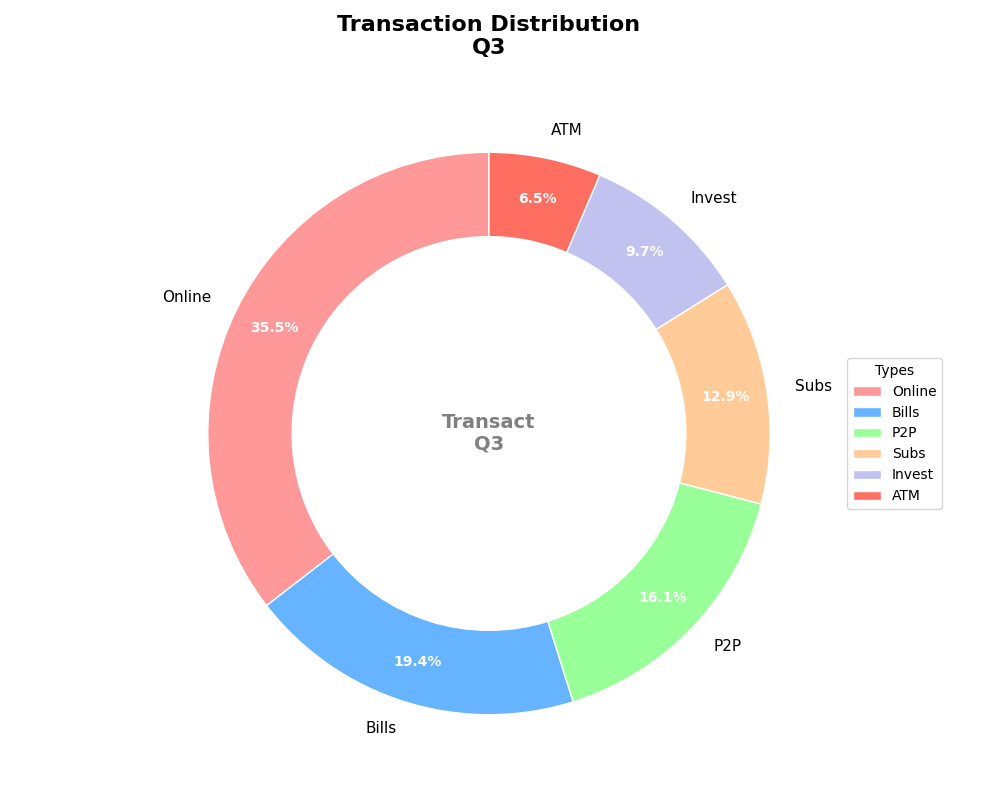

Write the Python code that produced this figure.
import matplotlib.pyplot as plt

# Transaction categories and their respective count of transactions
transaction_categories = [
    'Online', 
    'Bills', 
    'P2P', 
    'Subs', 
    'Invest', 
    'ATM'
]

# Artificial data representing the number of transactions for each category
transaction_counts = [550, 300, 250, 200, 150, 100]

# Define colors for each transaction category
colors = ['#FF9999', '#66B3FF', '#99FF99', '#FFCC99', '#C2C2F0', '#FF6F61']

# Create the donut pie chart
fig, ax = plt.subplots(figsize=(10, 8), subplot_kw=dict(aspect="equal"))

# Plot the pie chart with an inner radius for a donut effect
wedges, texts, autotexts = ax.pie(transaction_counts, labels=transaction_categories, 
                                  colors=colors, autopct='%1.1f%%', startangle=90,
                                  pctdistance=0.85, wedgeprops=dict(width=0.3, edgecolor='w'))

# Add a central title inside the donut
ax.text(0, 0, 'Transact\nQ3', horizontalalignment='center', 
        verticalalignment='center', fontsize=14, fontweight='bold', color='gray')

# Customize legend and position it outside the chart
ax.legend(wedges, transaction_categories, title="Types", loc="center left", 
          bbox_to_anchor=(1, 0, 0.5, 1), fontsize=10)

# Enhance the label text properties
plt.setp(autotexts, size=10, weight='bold', color='white')
plt.setp(texts, size=11)

# Title of the chart
plt.title("Transaction Distribution\nQ3", fontsize=16, fontweight='bold', pad=20)

# Ensure layout is tight to prevent overlap
plt.tight_layout()

# Show the chart
plt.show()
